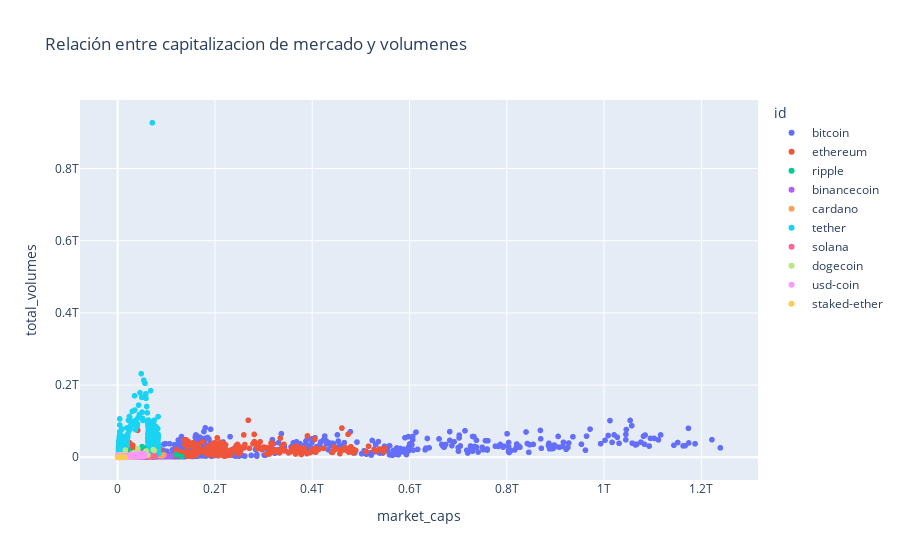

The notebook cell this image was saved under:
### Code cell
fig = px.scatter(combined_coin_df, x='market_caps', y='total_volumes', color="id", title='Relación entre capitalizacion de mercado y volumenes')
fig.show()

### Figure 1 — Plotly figure (JSON) as saved in the notebook; plotly's stock layout.template omitted (floating-point values rounded to 4 significant figures; data arrays with more than 128 entries replaced by an {"elided": "..."} marker saying what was removed)
{"data": [{"hovertemplate": "id=bitcoin<br>market_caps=%{x}<br>total_volumes=%{y}<extra></extra>", "legendgroup": "bitcoin", "marker": {"color": "#636efa", "symbol": "circle"}, "mode": "markers", "name": "bitcoin", "showlegend": true, "type": "scattergl", "x": {"elided": "982 float values"}, "xaxis": "x", "y": {"elided": "982 float values"}, "yaxis": "y"}, {"hovertemplate": "id=ethereum<br>market_caps=%{x}<br>total_volumes=%{y}<extra></extra>", "legendgroup": "ethereum", "marker": {"color": "#EF553B", "symbol": "circle"}, "mode": "markers", "name": "ethereum", "showlegend": true, "type": "scattergl", "x": {"elided": "766 float values"}, "xaxis": "x", "y": {"elided": "766 float values"}, "yaxis": "y"}, {"hovertemplate": "id=ripple<br>market_caps=%{x}<br>total_volumes=%{y}<extra></extra>", "legendgroup": "ripple", "marker": {"color": "#00cc96", "symbol": "circle"}, "mode": "markers", "name": "ripple", "showlegend": true, "type": "scattergl", "x": {"elided": "955 float values"}, "xaxis": "x", "y": {"elided": "955 float values"}, "yaxis": "y"}, {"hovertemplate": "id=binancecoin<br>market_caps=%{x}<br>total_volumes=%{y}<extra></extra>", "legendgroup": "binancecoin", "marker": {"color": "#ab63fa", "symbol": "circle"}, "mode": "markers", "name": "binancecoin", "showlegend": true, "type": "scattergl", "x": {"elided": "564 float values"}, "xaxis": "x", "y": {"elided": "564 float values"}, "yaxis": "y"}, {"hovertemplate": "id=cardano<br>market_caps=%{x}<br>total_volumes=%{y}<extra></extra>", "legendgroup": "cardano", "marker": {"color": "#FFA15A", "symbol": "circle"}, "mode": "markers", "name": "cardano", "showlegend": true, "type": "scattergl", "x": {"elided": "556 float values"}, "xaxis": "x", "y": {"elided": "556 float values"}, "yaxis": "y"}, {"hovertemplate": "id=tether<br>market_caps=%{x}<br>total_volumes=%{y}<extra></extra>", "legendgroup": "tether", "marker": {"color": "#19d3f3", "symbol": "circle"}, "mode": "markers", "name": "tether", "showlegend": true, "type": "scattergl", "x": {"elided": "803 float values"}, "xaxis": "x", "y": {"elided": "803 float values"}, "yaxis": "y"}, {"hovertemplate": "id=solana<br>market_caps=%{x}<br>total_volumes=%{y}<extra></extra>", "legendgroup": "solana", "marker": {"color": "#FF6692", "symbol": "circle"}, "mode": "markers", "name": "solana", "showlegend": true, "type": "scattergl", "x": {"elided": "320 float values"}, "xaxis": "x", "y": {"elided": "320 float values"}, "yaxis": "y"}, {"hovertemplate": "id=dogecoin<br>market_caps=%{x}<br>total_volumes=%{y}<extra></extra>", "legendgroup": "dogecoin", "marker": {"color": "#B6E880", "symbol": "circle"}, "mode": "markers", "name": "dogecoin", "showlegend": true, "type": "scattergl", "x": {"elided": "922 float values"}, "xaxis": "x", "y": {"elided": "922 float values"}, "yaxis": "y"}, {"hovertemplate": "id=usd-coin<br>market_caps=%{x}<br>total_volumes=%{y}<extra></extra>", "legendgroup": "usd-coin", "marker": {"color": "#FF97FF", "symbol": "circle"}, "mode": "markers", "name": "usd-coin", "showlegend": true, "type": "scattergl", "x": {"elided": "464 float values"}, "xaxis": "x", "y": {"elided": "464 float values"}, "yaxis": "y"}, {"hovertemplate": "id=staked-ether<br>market_caps=%{x}<br>total_volumes=%{y}<extra></extra>", "legendgroup": "staked-ether", "marker": {"color": "#FECB52", "symbol": "circle"}, "mode": "markers", "name": "staked-ether", "showlegend": true, "type": "scattergl", "x": {"elided": "253 float values"}, "xaxis": "x", "y": {"elided": "253 float values"}, "yaxis": "y"}], "layout": {"legend": {"title": {"text": "id"}, "tracegroupgap": 0}, "title": {"text": "Relación entre capitalizacion de mercado y volumenes"}, "xaxis": {"anchor": "y", "domain": [0, 1], "title": {"text": "market_caps"}}, "yaxis": {"anchor": "x", "domain": [0, 1], "title": {"text": "total_volumes"}}}}
